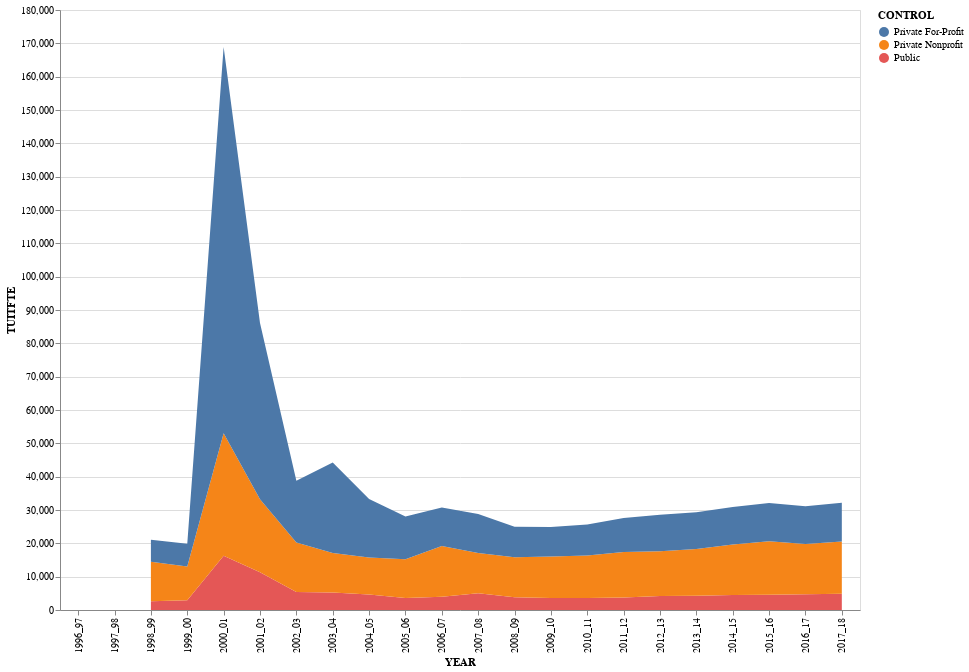

This figure's notebook cell:
### Code cell
bars = alt.Chart(grouped).mark_area().encode(
    y='TUITFTE:Q',
    x='YEAR:N',
    color='CONTROL'
)

bars = bars.properties(
    width=800,
    height=600   
)

bars

### Figure 1 — Vega-Lite specification as saved in the notebook (floating-point values rounded to 4 significant figures)
{"config": {"view": {"continuousWidth": 400, "continuousHeight": 300}}, "data": {"name": "data-f50e767aebd7918530c622304e198f05"}, "mark": "area", "encoding": {"color": {"type": "nominal", "field": "CONTROL"}, "x": {"type": "nominal", "field": "YEAR"}, "y": {"type": "quantitative", "field": "TUITFTE"}}, "height": 600, "width": 800, "$schema": "https://vega.github.io/schema/vega-lite/v4.0.2.json", "datasets": {"data-f50e767aebd7918530c622304e198f05": [{"YEAR": "1996_97", "CONTROL": "Public", "TUITFTE": null}, {"YEAR": "1996_97", "CONTROL": "Private Nonprofit", "TUITFTE": null}, {"YEAR": "1996_97", "CONTROL": "Private For-Profit", "TUITFTE": null}, {"YEAR": "1997_98", "CONTROL": "Public", "TUITFTE": null}, {"YEAR": "1997_98", "CONTROL": "Private Nonprofit", "TUITFTE": null}, {"YEAR": "1997_98", "CONTROL": "Private For-Profit", "TUITFTE": null}, {"YEAR": "1998_99", "CONTROL": "Public", "TUITFTE": 2604.0}, {"YEAR": "1998_99", "CONTROL": "Private Nonprofit", "TUITFTE": 11840.0}, {"YEAR": "1998_99", "CONTROL": "Private For-Profit", "TUITFTE": 6644.0}, {"YEAR": "1999_00", "CONTROL": "Public", "TUITFTE": 2898.0}, {"YEAR": "1999_00", "CONTROL": "Private Nonprofit", "TUITFTE": 10180.0}, {"YEAR": "1999_00", "CONTROL": "Private For-Profit", "TUITFTE": 6808.0}, {"YEAR": "2000_01", "CONTROL": "Public", "TUITFTE": 16280.0}, {"YEAR": "2000_01", "CONTROL": "Private Nonprofit", "TUITFTE": 36750.0}, {"YEAR": "2000_01", "CONTROL": "Private For-Profit", "TUITFTE": 115900.0}, {"YEAR": "2001_02", "CONTROL": "Public", "TUITFTE": 11340.0}, {"YEAR": "2001_02", "CONTROL": "Private Nonprofit", "TUITFTE": 21890.0}, {"YEAR": "2001_02", "CONTROL": "Private For-Profit", "TUITFTE": 52840.0}, {"YEAR": "2002_03", "CONTROL": "Public", "TUITFTE": 5379.0}, {"YEAR": "2002_03", "CONTROL": "Private Nonprofit", "TUITFTE": 14890.0}, {"YEAR": "2002_03", "CONTROL": "Private For-Profit", "TUITFTE": 18530.0}, {"YEAR": "2003_04", "CONTROL": "Public", "TUITFTE": 5214.0}, {"YEAR": "2003_04", "CONTROL": "Private Nonprofit", "TUITFTE": 11920.0}, {"YEAR": "2003_04", "CONTROL": "Private For-Profit", "TUITFTE": 27100.0}, {"YEAR": "2004_05", "CONTROL": "Public", "TUITFTE": 4664.0}, {"YEAR": "2004_05", "CONTROL": "Private Nonprofit", "TUITFTE": 11080.0}, {"YEAR": "2004_05", "CONTROL": "Private For-Profit", "TUITFTE": 17570.0}, {"YEAR": "2005_06", "CONTROL": "Public", "TUITFTE": 3636.0}, {"YEAR": "2005_06", "CONTROL": "Private Nonprofit", "TUITFTE": 11560.0}, {"YEAR": "2005_06", "CONTROL": "Private For-Profit", "TUITFTE": 12840.0}, {"YEAR": "2006_07", "CONTROL": "Public", "TUITFTE": 3949.0}, {"YEAR": "2006_07", "CONTROL": "Private Nonprofit", "TUITFTE": 15260.0}, {"YEAR": "2006_07", "CONTROL": "Private For-Profit", "TUITFTE": 11540.0}, {"YEAR": "2007_08", "CONTROL": "Public", "TUITFTE": 5013.0}, {"YEAR": "2007_08", "CONTROL": "Private Nonprofit", "TUITFTE": 12070.0}, {"YEAR": "2007_08", "CONTROL": "Private For-Profit", "TUITFTE": 11710.0}, {"YEAR": "2008_09", "CONTROL": "Public", "TUITFTE": 3836.0}, {"YEAR": "2008_09", "CONTROL": "Private Nonprofit", "TUITFTE": 12020.0}, {"YEAR": "2008_09", "CONTROL": "Private For-Profit", "TUITFTE": 9081.0}, {"YEAR": "2009_10", "CONTROL": "Public", "TUITFTE": 3567.0}, {"YEAR": "2009_10", "CONTROL": "Private Nonprofit", "TUITFTE": 12510.0}, {"YEAR": "2009_10", "CONTROL": "Private For-Profit", "TUITFTE": 8825.0}, {"YEAR": "2010_11", "CONTROL": "Public", "TUITFTE": 3597.0}, {"YEAR": "2010_11", "CONTROL": "Private Nonprofit", "TUITFTE": 12740.0}, {"YEAR": "2010_11", "CONTROL": "Private For-Profit", "TUITFTE": 9318.0}, {"YEAR": "2011_12", "CONTROL": "Public", "TUITFTE": 3734.0}, {"YEAR": "2011_12", "CONTROL": "Private Nonprofit", "TUITFTE": 13690.0}, {"YEAR": "2011_12", "CONTROL": "Private For-Profit", "TUITFTE": 10210.0}, {"YEAR": "2012_13", "CONTROL": "Public", "TUITFTE": 4175.0}, {"YEAR": "2012_13", "CONTROL": "Private Nonprofit", "TUITFTE": 13450.0}, {"YEAR": "2012_13", "CONTROL": "Private For-Profit", "TUITFTE": 10920.0}, {"YEAR": "2013_14", "CONTROL": "Public", "TUITFTE": 4304.0}, {"YEAR": "2013_14", "CONTROL": "Private Nonprofit", "TUITFTE": 14030.0}, {"YEAR": "2013_14", "CONTROL": "Private For-Profit", "TUITFTE": 11010.0}, {"YEAR": "2014_15", "CONTROL": "Public", "TUITFTE": 4502.0}, {"YEAR": "2014_15", "CONTROL": "Private Nonprofit", "TUITFTE": 15180.0}, {"YEAR": "2014_15", "CONTROL": "Private For-Profit", "TUITFTE": 11220.0}, {"YEAR": "2015_16", "CONTROL": "Public", "TUITFTE": 4602.0}, {"YEAR": "2015_16", "CONTROL": "Private Nonprofit", "TUITFTE": 16010.0}, {"YEAR": "2015_16", "CONTROL": "Private For-Profit", "TUITFTE": 11450.0}, {"YEAR": "2016_17", "CONTROL": "Public", "TUITFTE": 4720.0}, {"YEAR": "2016_17", "CONTROL": "Private Nonprofit", "TUITFTE": 15070.0}, {"YEAR": "2016_17", "CONTROL": "Private For-Profit", "TUITFTE": 11350.0}, {"YEAR": "2017_18", "CONTROL": "Public", "TUITFTE": 4878.0}, {"YEAR": "2017_18", "CONTROL": "Private Nonprofit", "TUITFTE": 15640.0}, {"YEAR": "2017_18", "CONTROL": "Private For-Profit", "TUITFTE": 11650.0}]}}
